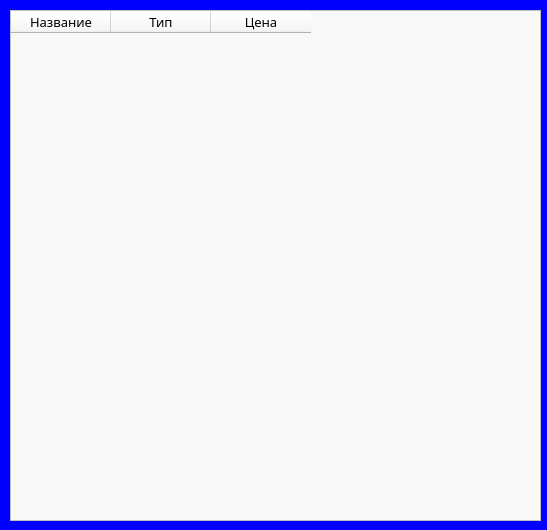
<?xml version="1.0" encoding="UTF-8"?>
<ui version="4.0">
 <class>Menu</class>
 <widget class="QWidget" name="Menu">
  <property name="geometry">
   <rect>
    <x>0</x>
    <y>0</y>
    <width>547</width>
    <height>530</height>
   </rect>
  </property>
  <property name="windowTitle">
   <string>Меню</string>
  </property>
  <property name="styleSheet">
   <string notr="true">background-color: rgb(0, 0, 255);</string>
  </property>
  <widget class="QTableWidget" name="menu">
   <property name="geometry">
    <rect>
     <x>10</x>
     <y>10</y>
     <width>531</width>
     <height>511</height>
    </rect>
   </property>
   <property name="maximumSize">
    <size>
     <width>531</width>
     <height>511</height>
    </size>
   </property>
   <property name="styleSheet">
    <string notr="true">background-color: rgb(248, 248, 248);</string>
   </property>
   <column>
    <property name="text">
     <string>Название</string>
    </property>
    <property name="font">
     <font>
      <family>Montserrat Medium</family>
      <pointsize>10</pointsize>
     </font>
    </property>
   </column>
   <column>
    <property name="text">
     <string>Тип</string>
    </property>
    <property name="font">
     <font>
      <family>Montserrat Medium</family>
      <pointsize>10</pointsize>
     </font>
    </property>
   </column>
   <column>
    <property name="text">
     <string>Цена</string>
    </property>
    <property name="font">
     <font>
      <family>Montserrat Medium</family>
      <pointsize>10</pointsize>
     </font>
    </property>
   </column>
  </widget>
 </widget>
 <resources/>
 <connections/>
</ui>
